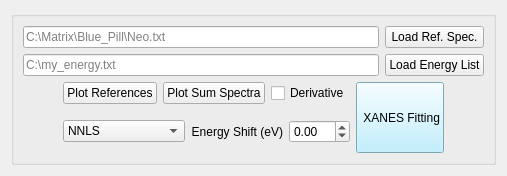
         <widget class="QWidget" name="tab_3">
          <attribute name="title">
           <string>XANES Fitting</string>
          </attribute>
          <layout class="QGridLayout" name="gridLayout_35">
           <item row="0" column="0">
            <widget class="QGroupBox" name="groupBox_4">
             <property name="sizePolicy">
              <sizepolicy hsizetype="Minimum" vsizetype="Preferred">
               <horstretch>0</horstretch>
               <verstretch>0</verstretch>
              </sizepolicy>
             </property>
             <property name="title">
              <string/>
             </property>
             <layout class="QGridLayout" name="gridLayout_30">
              <item row="0" column="0">
               <layout class="QGridLayout" name="gridLayout_27">
                <item row="0" column="0">
                 <layout class="QGridLayout" name="gridLayout_3">
                  <item row="0" column="0">
                   <layout class="QVBoxLayout" name="verticalLayout_6">
                    <item>
                     <widget class="QLineEdit" name="le_ref">
                      <property name="sizePolicy">
                       <sizepolicy hsizetype="Expanding" vsizetype="Fixed">
                        <horstretch>0</horstretch>
                        <verstretch>0</verstretch>
                       </sizepolicy>
                      </property>
                      <property name="text">
                       <string/>
                      </property>
                      <property name="placeholderText">
                       <string>C:\Matrix\Blue_Pill\Neo.txt</string>
                      </property>
                     </widget>
                    </item>
                    <item>
                     <widget class="QLineEdit" name="le_elist">
                      <property name="sizePolicy">
                       <sizepolicy hsizetype="Expanding" vsizetype="Fixed">
                        <horstretch>0</horstretch>
                        <verstretch>0</verstretch>
                       </sizepolicy>
                      </property>
                      <property name="text">
                       <string/>
                      </property>
                      <property name="placeholderText">
                       <string>C:\my_energy.txt</string>
                      </property>
                     </widget>
                    </item>
                   </layout>
                  </item>
                  <item row="0" column="1">
                   <layout class="QVBoxLayout" name="verticalLayout_5">
                    <item>
                     <widget class="QPushButton" name="pb_ref_xanes">
                      <property name="sizePolicy">
                       <sizepolicy hsizetype="Preferred" vsizetype="Preferred">
                        <horstretch>0</horstretch>
                        <verstretch>0</verstretch>
                       </sizepolicy>
                      </property>
                      <property name="text">
                       <string>Load Ref. Spec.</string>
                      </property>
                     </widget>
                    </item>
                    <item>
                     <widget class="QPushButton" name="pb_elist_xanes">
                      <property name="sizePolicy">
                       <sizepolicy hsizetype="Preferred" vsizetype="Preferred">
                        <horstretch>0</horstretch>
                        <verstretch>0</verstretch>
                       </sizepolicy>
                      </property>
                      <property name="text">
                       <string>Load Energy List</string>
                      </property>
                     </widget>
                    </item>
                   </layout>
                  </item>
                 </layout>
                </item>
                <item row="1" column="0">
                 <layout class="QGridLayout" name="gridLayout_25">
                  <item row="0" column="1">
                   <layout class="QGridLayout" name="gridLayout_7">
                    <item row="0" column="0">
                     <layout class="QGridLayout" name="gridLayout_4">
                      <item row="0" column="0">
                       <widget class="QPushButton" name="pb_plot_xanes_refs">
                        <property name="sizePolicy">
                         <sizepolicy hsizetype="Preferred" vsizetype="Preferred">
                          <horstretch>0</horstretch>
                          <verstretch>0</verstretch>
                         </sizepolicy>
                        </property>
                        <property name="text">
                         <string>Plot References</string>
                        </property>
                       </widget>
                      </item>
                      <item row="0" column="1">
                       <widget class="QPushButton" name="pb_plot_sum_xanes">
                        <property name="sizePolicy">
                         <sizepolicy hsizetype="Preferred" vsizetype="Preferred">
                          <horstretch>0</horstretch>
                          <verstretch>0</verstretch>
                         </sizepolicy>
                        </property>
                        <property name="text">
                         <string>Plot Sum Spectra</string>
                        </property>
                       </widget>
                      </item>
                      <item row="0" column="2">
                       <widget class="QCheckBox" name="chb_ref_der">
                        <property name="text">
                         <string>Derivative</string>
                        </property>
                       </widget>
                      </item>
                     </layout>
                    </item>
                    <item row="1" column="0">
                     <layout class="QGridLayout" name="gridLayout_11">
                      <property name="leftMargin">
                       <number>0</number>
                      </property>
                      <property name="topMargin">
                       <number>10</number>
                      </property>
                      <property name="bottomMargin">
                       <number>10</number>
                      </property>
                      <item row="0" column="0">
                       <widget class="QComboBox" name="cb_xanes_fitting_method">
                        <property name="sizePolicy">
                         <sizepolicy hsizetype="Preferred" vsizetype="Fixed">
                          <horstretch>0</horstretch>
                          <verstretch>0</verstretch>
                         </sizepolicy>
                        </property>
                        <item>
                         <property name="text">
                          <string>NNLS</string>
                         </property>
                        </item>
                        <item>
                         <property name="text">
                          <string>UCLS</string>
                         </property>
                        </item>
                       </widget>
                      </item>
                      <item row="0" column="2">
                       <layout class="QHBoxLayout" name="horizontalLayout_3">
                        <property name="leftMargin">
                         <number>0</number>
                        </property>
                        <property name="rightMargin">
                         <number>0</number>
                        </property>
                        <item>
                         <widget class="QLabel" name="label_13">
                          <property name="sizePolicy">
                           <sizepolicy hsizetype="Preferred" vsizetype="Minimum">
                            <horstretch>0</horstretch>
                            <verstretch>0</verstretch>
                           </sizepolicy>
                          </property>
                          <property name="text">
                           <string>Energy Shift (eV)</string>
                          </property>
                          <property name="alignment">
                           <set>Qt::AlignRight|Qt::AlignTrailing|Qt::AlignVCenter</set>
                          </property>
                         </widget>
                        </item>
                        <item>
                         <widget class="QDoubleSpinBox" name="sb_xanes_e_shift">
                          <property name="sizePolicy">
                           <sizepolicy hsizetype="Minimum" vsizetype="Fixed">
                            <horstretch>0</horstretch>
                            <verstretch>0</verstretch>
                           </sizepolicy>
                          </property>
                          <property name="minimum">
                           <double>-20.000000000000000</double>
                          </property>
                          <property name="maximum">
                           <double>20.000000000000000</double>
                          </property>
                         </widget>
                        </item>
                       </layout>
                      </item>
                     </layout>
                    </item>
                   </layout>
                  </item>
                  <item row="0" column="3">
                   <spacer name="horizontalSpacer">
                    <property name="orientation">
                     <enum>Qt::Horizontal</enum>
                    </property>
                    <property name="sizeHint" stdset="0">
                     <size>
                      <width>40</width>
                      <height>20</height>
                     </size>
                    </property>
                   </spacer>
                  </item>
                  <item row="0" column="2">
                   <widget class="QPushButton" name="pb_xanes_fit">
                    <property name="enabled">
                     <bool>true</bool>
                    </property>
                    <property name="sizePolicy">
                     <sizepolicy hsizetype="Preferred" vsizetype="Minimum">
                      <horstretch>0</horstretch>
                      <verstretch>0</verstretch>
                     </sizepolicy>
                    </property>
                    <property name="styleSheet">
                     <string notr="true">background-color: rgb(175, 236, 255);
font: 12pt &quot;MS Shell Dlg 2&quot;;</string>
                    </property>
                    <property name="text">
                     <string> XANES Fitting</string>
                    </property>
                   </widget>
                  </item>
                  <item row="0" column="0">
                   <spacer name="horizontalSpacer_4">
                    <property name="orientation">
                     <enum>Qt::Horizontal</enum>
                    </property>
                    <property name="sizeHint" stdset="0">
                     <size>
                      <width>40</width>
                      <height>20</height>
                     </size>
                    </property>
                   </spacer>
                  </item>
                 </layout>
                </item>
               </layout>
              </item>
             </layout>
            </widget>
           </item>
          </layout>
         </widget>
